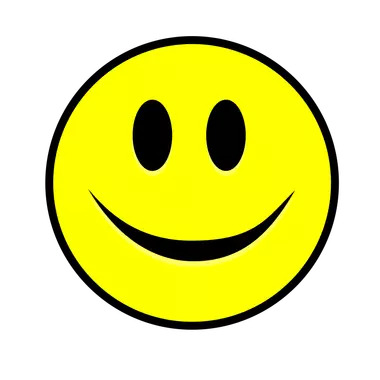
#> input picture src/unit-test/files/asciify.jpg, 380 x 380 px
$ python -i asciifyrunner.py   (imports and definitions only)
#> lines starting #> are read from the running program, lines starting #| are printed output that depends on the picture
#> in runner, image is the input picture: PIL image 380x380 RGB; mean R, G, B 229.4, 229.2, 138.1
from PIL import Image

ASCII_CHARS = ['.',',',':',';','+','*','?','%','S','#','@']
ASCII_CHARS = ASCII_CHARS[::-1]

'''
method resize():
    - takes as parameters the image, and the final width
    - resizes the image into the final width while maintaining aspect ratio
'''
def resize(image, new_width=100):
#> called with new_width = 100
    (old_width, old_height) = image.size
#> old_width = 380; old_height = 380
    aspect_ratio = float(old_height)/float(old_width)
#> aspect_ratio = 1
    new_height = int(aspect_ratio * new_width)
#> new_height = 100
    new_dim = (new_width, new_height)
#> new_dim = (100, 100)
    new_image = image.resize(new_dim)
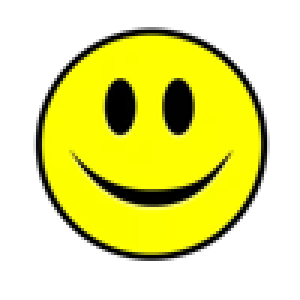
#> new_image: PIL image 100x100 RGB (shown 3 times larger); mean R, G, B 229.3, 229.2, 138.1
    return new_image
'''
method grayscalify():
    - takes an image as a parameter
    - returns the grayscale version of image
'''
def grayscalify(image):
    return image.convert('L')
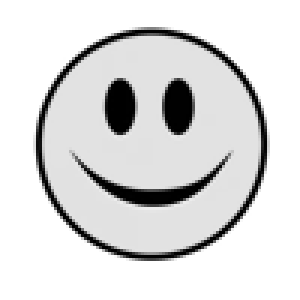
#> returned value: PIL image 100x100 L (shown 3 times larger); min 0, max 255, mean 218.9

'''
method modify():
    - replaces every pixel with a character whose intensity is similar
'''
def modify(image, buckets=25):
#> called with buckets = 25
    initial_pixels = list(image.getdata())
#> initial_pixels = 10000 values, max 255 at index 0, min 0 at index 1046, mean 218.9
    new_pixels = [ASCII_CHARS[pixel_value//buckets] for pixel_value in initial_pixels]
#> new_pixels = 10000 items, first 6: '.', '.', '.', '.', '.', '.'
    return ''.join(new_pixels)

'''
method do():
    - does all the work by calling all the above functions
'''
def do(image, new_width=100):
    image = resize(image)
    image = grayscalify(image)

    pixels = modify(image)
    len_pixels = len(pixels)
#> len_pixels = 10000

    # Construct the image from the character list
    new_image = [pixels[index:index+new_width] for index in range(0, len_pixels, new_width)]
#> new_image = 100 items

    return '\n'.join(new_image)

'''
method runner():
    - takes as parameter the image path and runs the above code
    - handles exceptions as well
    - provides alternative output options
'''
def runner(path):
    image = None

    try:
        image = Image.open(path)
    except Exception:
        print("Unable to find image in", path)

        return

    image = do(image)

    # To print on console
    # print(image)

    # Else, to write into a file
    # Note: This text file will be created by default under
    #       the same directory as this python file,
    #       NOT in the directory from where the image is pulled.
    #f = open('img.txt','w')
    #f.write(image)
    #f.close()

    return image

>>> result = runner('../../../../../unit-test/files/asciify.jpg')

$ run again, on src/unit-test/files/testocr.jpg
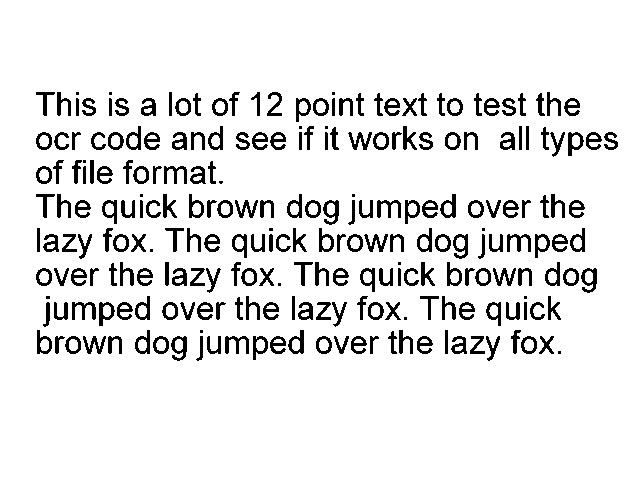
#> input picture src/unit-test/files/testocr.jpg, 640 x 480 px
#> in runner, image is the input picture: PIL image 640x480 L; min 0, max 255, mean 230.7
#> in resize, `new_image = image.resize(new_dim)`:
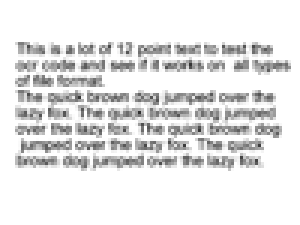
#> new_image: PIL image 100x75 L (shown 3 times larger); min 49, max 255, mean 230.1
#> initial_pixels = 7500 values, max 255 at index 0, min 49 at index 3746, mean 230.1
#> new_pixels = 7500 items, first 6: '.', '.', '.', '.', '.', '.'
#> len_pixels = 7500
#> in do, `new_image = [pixels[index:index+new_width] for index in range(0, len_p..`: new_image = 75 items
